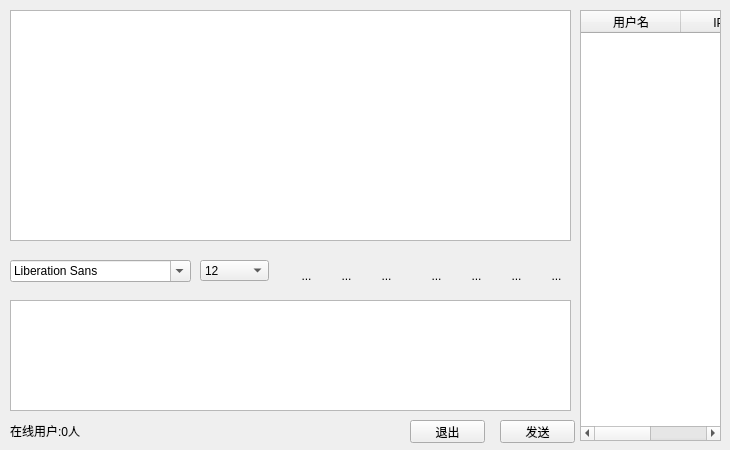
<?xml version="1.0" encoding="UTF-8"?>
<ui version="4.0">
 <class>Widget</class>
 <widget class="QWidget" name="Widget">
  <property name="geometry">
   <rect>
    <x>0</x>
    <y>0</y>
    <width>730</width>
    <height>450</height>
   </rect>
  </property>
  <property name="baseSize">
   <size>
    <width>730</width>
    <height>450</height>
   </size>
  </property>
  <property name="windowTitle">
   <string>Widget</string>
  </property>
  <widget class="QTextBrowser" name="msgBrowser">
   <property name="geometry">
    <rect>
     <x>10</x>
     <y>10</y>
     <width>561</width>
     <height>231</height>
    </rect>
   </property>
  </widget>
  <widget class="QTextEdit" name="msgTxtEdit">
   <property name="geometry">
    <rect>
     <x>10</x>
     <y>300</y>
     <width>561</width>
     <height>111</height>
    </rect>
   </property>
  </widget>
  <widget class="QTableWidget" name="usrTblWidget">
   <property name="geometry">
    <rect>
     <x>580</x>
     <y>10</y>
     <width>141</width>
     <height>431</height>
    </rect>
   </property>
   <property name="selectionMode">
    <enum>QAbstractItemView::SingleSelection</enum>
   </property>
   <property name="selectionBehavior">
    <enum>QAbstractItemView::SelectRows</enum>
   </property>
   <property name="showGrid">
    <bool>false</bool>
   </property>
   <column>
    <property name="text">
     <string>用户名</string>
    </property>
   </column>
   <column>
    <property name="text">
     <string>IP地址</string>
    </property>
   </column>
  </widget>
  <widget class="QFontComboBox" name="fontCbx">
   <property name="geometry">
    <rect>
     <x>10</x>
     <y>260</y>
     <width>181</width>
     <height>22</height>
    </rect>
   </property>
  </widget>
  <widget class="QComboBox" name="sizeCbx">
   <property name="geometry">
    <rect>
     <x>200</x>
     <y>260</y>
     <width>69</width>
     <height>21</height>
    </rect>
   </property>
   <property name="currentIndex">
    <number>4</number>
   </property>
   <item>
    <property name="text">
     <string>6</string>
    </property>
   </item>
   <item>
    <property name="text">
     <string>9</string>
    </property>
   </item>
   <item>
    <property name="text">
     <string>10</string>
    </property>
   </item>
   <item>
    <property name="text">
     <string>11</string>
    </property>
   </item>
   <item>
    <property name="text">
     <string>12</string>
    </property>
   </item>
   <item>
    <property name="text">
     <string>13</string>
    </property>
   </item>
   <item>
    <property name="text">
     <string>14</string>
    </property>
   </item>
   <item>
    <property name="text">
     <string>15</string>
    </property>
   </item>
   <item>
    <property name="text">
     <string>16</string>
    </property>
   </item>
   <item>
    <property name="text">
     <string>17</string>
    </property>
   </item>
   <item>
    <property name="text">
     <string>18</string>
    </property>
   </item>
   <item>
    <property name="text">
     <string>19</string>
    </property>
   </item>
   <item>
    <property name="text">
     <string>20</string>
    </property>
   </item>
   <item>
    <property name="text">
     <string>21</string>
    </property>
   </item>
   <item>
    <property name="text">
     <string>22</string>
    </property>
   </item>
  </widget>
  <widget class="QPushButton" name="sendBtn">
   <property name="geometry">
    <rect>
     <x>500</x>
     <y>420</y>
     <width>75</width>
     <height>23</height>
    </rect>
   </property>
   <property name="text">
    <string>发送</string>
   </property>
  </widget>
  <widget class="QLabel" name="usrNumLbl">
   <property name="geometry">
    <rect>
     <x>10</x>
     <y>420</y>
     <width>91</width>
     <height>21</height>
    </rect>
   </property>
   <property name="text">
    <string>在线用户:0人</string>
   </property>
  </widget>
  <widget class="QPushButton" name="exitBtn">
   <property name="geometry">
    <rect>
     <x>410</x>
     <y>420</y>
     <width>75</width>
     <height>23</height>
    </rect>
   </property>
   <property name="text">
    <string>退出</string>
   </property>
  </widget>
  <widget class="QToolButton" name="boldTBtn">
   <property name="geometry">
    <rect>
     <x>290</x>
     <y>260</y>
     <width>33</width>
     <height>32</height>
    </rect>
   </property>
   <property name="toolTip">
    <string>加粗</string>
   </property>
   <property name="text">
    <string>...</string>
   </property>
   <property name="icon">
    <iconset resource="myres.qrc">
     <normaloff>:/image/bold.png</normaloff>:/image/bold.png</iconset>
   </property>
   <property name="iconSize">
    <size>
     <width>26</width>
     <height>26</height>
    </size>
   </property>
   <property name="checkable">
    <bool>true</bool>
   </property>
   <property name="autoRaise">
    <bool>true</bool>
   </property>
  </widget>
  <widget class="QToolButton" name="italicTBtn">
   <property name="geometry">
    <rect>
     <x>330</x>
     <y>260</y>
     <width>33</width>
     <height>32</height>
    </rect>
   </property>
   <property name="toolTip">
    <string>倾斜</string>
   </property>
   <property name="text">
    <string>...</string>
   </property>
   <property name="icon">
    <iconset resource="myres.qrc">
     <normaloff>:/image/italic.png</normaloff>:/image/italic.png</iconset>
   </property>
   <property name="iconSize">
    <size>
     <width>26</width>
     <height>26</height>
    </size>
   </property>
   <property name="checkable">
    <bool>true</bool>
   </property>
   <property name="autoRaise">
    <bool>true</bool>
   </property>
  </widget>
  <widget class="QToolButton" name="underlineTBtn">
   <property name="geometry">
    <rect>
     <x>370</x>
     <y>260</y>
     <width>33</width>
     <height>32</height>
    </rect>
   </property>
   <property name="toolTip">
    <string>下划线</string>
   </property>
   <property name="text">
    <string>...</string>
   </property>
   <property name="icon">
    <iconset resource="myres.qrc">
     <normaloff>:/image/underline.png</normaloff>:/image/underline.png</iconset>
   </property>
   <property name="iconSize">
    <size>
     <width>26</width>
     <height>26</height>
    </size>
   </property>
   <property name="checkable">
    <bool>true</bool>
   </property>
   <property name="autoRaise">
    <bool>true</bool>
   </property>
  </widget>
  <widget class="QToolButton" name="colorTBtn">
   <property name="geometry">
    <rect>
     <x>420</x>
     <y>260</y>
     <width>33</width>
     <height>32</height>
    </rect>
   </property>
   <property name="toolTip">
    <string>更改字体颜色</string>
   </property>
   <property name="text">
    <string>...</string>
   </property>
   <property name="icon">
    <iconset resource="myres.qrc">
     <normaloff>:/image/color.png</normaloff>:/image/color.png</iconset>
   </property>
   <property name="iconSize">
    <size>
     <width>26</width>
     <height>26</height>
    </size>
   </property>
   <property name="autoRaise">
    <bool>true</bool>
   </property>
  </widget>
  <widget class="QToolButton" name="sendTBtn">
   <property name="geometry">
    <rect>
     <x>460</x>
     <y>260</y>
     <width>33</width>
     <height>32</height>
    </rect>
   </property>
   <property name="toolTip">
    <string>传输文件</string>
   </property>
   <property name="text">
    <string>...</string>
   </property>
   <property name="icon">
    <iconset resource="myres.qrc">
     <normaloff>:/image/send.png</normaloff>:/image/send.png</iconset>
   </property>
   <property name="iconSize">
    <size>
     <width>26</width>
     <height>26</height>
    </size>
   </property>
   <property name="autoRaise">
    <bool>true</bool>
   </property>
  </widget>
  <widget class="QToolButton" name="saveTBtn">
   <property name="geometry">
    <rect>
     <x>500</x>
     <y>260</y>
     <width>33</width>
     <height>32</height>
    </rect>
   </property>
   <property name="toolTip">
    <string>保存聊天记录</string>
   </property>
   <property name="text">
    <string>...</string>
   </property>
   <property name="icon">
    <iconset resource="myres.qrc">
     <normaloff>:/image/save.png</normaloff>:/image/save.png</iconset>
   </property>
   <property name="iconSize">
    <size>
     <width>26</width>
     <height>26</height>
    </size>
   </property>
   <property name="autoRaise">
    <bool>true</bool>
   </property>
  </widget>
  <widget class="QToolButton" name="clearTBtn">
   <property name="geometry">
    <rect>
     <x>540</x>
     <y>260</y>
     <width>33</width>
     <height>32</height>
    </rect>
   </property>
   <property name="toolTip">
    <string>清空聊天记录</string>
   </property>
   <property name="text">
    <string>...</string>
   </property>
   <property name="icon">
    <iconset resource="myres.qrc">
     <normaloff>:/image/clear.png</normaloff>:/image/clear.png</iconset>
   </property>
   <property name="iconSize">
    <size>
     <width>26</width>
     <height>26</height>
    </size>
   </property>
   <property name="autoRaise">
    <bool>true</bool>
   </property>
  </widget>
 </widget>
 <layoutdefault spacing="6" margin="11"/>
 <resources>
  <include location="myres.qrc"/>
 </resources>
 <connections/>
</ui>
